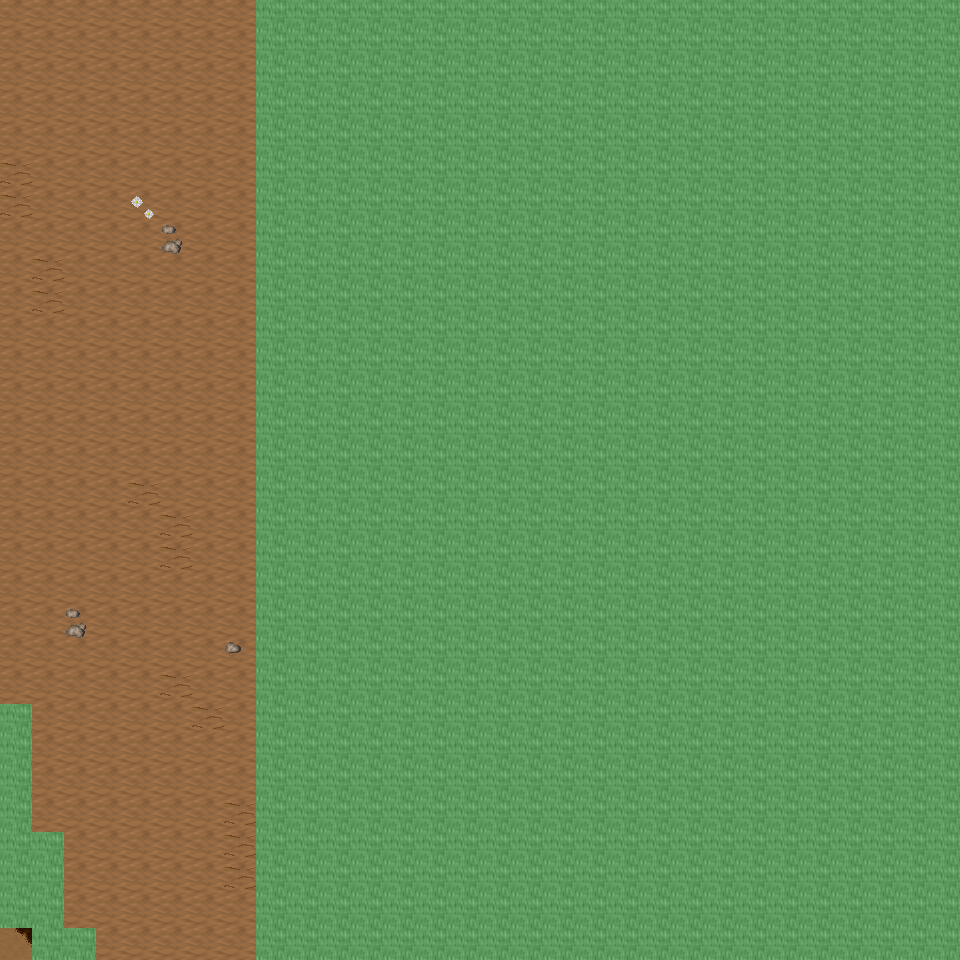

A level layout from a 2D game, rendered from its tile map. Below: a short description, then the map file with tile-grid data replaced by summaries:
An orthogonal 30x30 tile map with 32x32 px tiles, 6 tile layers (Ground, Object, Object2, Above, ...), 17 tilesets and 5 objects (5x mapchange).

<map version="1.0" orientation="orthogonal" renderorder="right-down" width="30" height="30" tilewidth="32" tileheight="32" nextobjectid="6">
  <tileset firstgid="1" name="tileset_ground_ground" tilewidth="32" tileheight="32" tilecount="33" columns="3">
    <image source="../drawable/tileset_ground_ground.png" width="96" height="352" />
  </tileset>
  <tileset firstgid="34" name="tileset_ground_rock_pebbles" tilewidth="32" tileheight="32" tilecount="3" columns="1">
    <image source="../drawable/tileset_ground_rock_pebbles.png" width="32" height="96" />
  </tileset>
  <tileset firstgid="37" name="tileset_ground_grass_edges" tilewidth="32" tileheight="32" tilecount="36" columns="12">
    <image source="../drawable/tileset_ground_grass_edges.png" width="384" height="96" />
  </tileset>
  <tileset firstgid="73" name="tileset_plant_flower_daisy_white" tilewidth="32" tileheight="32" tilecount="8" columns="2">
    <image source="../drawable/tileset_plant_flower_daisy_white.png" width="64" height="128" />
  </tileset>
  <tileset firstgid="81" name="tileset_ground_ridge_earth_dark" tilewidth="32" tileheight="32" tilecount="96" columns="12">
    <image source="../drawable/tileset_ground_ridge_earth_dark.png" width="384" height="256" />
  </tileset>
  <tileset firstgid="177" name="tileset_plant_grasses" tilewidth="32" tileheight="32" tilecount="6" columns="3">
    <image source="../drawable/tileset_plant_grasses.png" width="96" height="64" />
  </tileset>
  <tileset firstgid="183" name="tileset_ground_earth_edges" tilewidth="32" tileheight="32" tilecount="18" columns="6">
    <image source="../drawable/tileset_ground_earth_edges.png" width="192" height="96" />
  </tileset>
  <tileset firstgid="201" name="tileset_ground_pothole" tilewidth="32" tileheight="32" tilecount="4" columns="4">
    <image source="../drawable/tileset_ground_pothole.png" width="128" height="32" />
  </tileset>
  <tileset firstgid="205" name="tileset_item_statue_green_stone_3" tilewidth="32" tileheight="32" tilecount="3" columns="1">
    <image source="../drawable/tileset_item_statue_green_stone_3.png" width="32" height="96" />
  </tileset>
  <tileset firstgid="208" name="tileset_ground_rock_rocks_2" tilewidth="32" tileheight="32" tilecount="4" columns="2">
    <image source="../drawable/tileset_ground_rock_rocks_2.png" width="64" height="64" />
  </tileset>
  <tileset firstgid="212" name="tileset_logic_collision" tilewidth="32" tileheight="32" tilecount="1" columns="1">
    <image source="../drawable/tileset_logic_collision.png" width="32" height="32" />
  </tileset>
  <tileset firstgid="213" name="tileset_plant_tree_taller_trees" tilewidth="32" tileheight="32" tilecount="32" columns="8">
    <image source="../drawable/tileset_plant_tree_taller_trees.png" width="256" height="128" />
  </tileset>
  <tileset firstgid="245" name="tileset_plant_tree_spruce" tilewidth="32" tileheight="32" tilecount="6" columns="2">
    <image source="../drawable/tileset_plant_tree_spruce.png" width="64" height="96" />
  </tileset>
  <tileset firstgid="251" name="tileset_plant_bush_bush_mult_colored" tilewidth="32" tileheight="32" tilecount="6" columns="3">
    <image source="../drawable/tileset_plant_bush_bush_mult_colored.png" width="96" height="64" />
  </tileset>
  <tileset firstgid="257" name="tileset_plant_tree_pine_tree" tilewidth="32" tileheight="32" tilecount="20" columns="4">
    <image source="../drawable/tileset_plant_tree_pine_tree.png" width="128" height="160" />
  </tileset>
  <tileset firstgid="277" name="tileset_plant_tree_pine_tree_1" tilewidth="32" tileheight="32" tilecount="20" columns="4">
    <image source="../drawable/tileset_plant_tree_pine_tree_1.png" width="128" height="160" />
  </tileset>
  <tileset firstgid="297" name="tileset_building_wizards_tower" tilewidth="32" tileheight="32" tilecount="252" columns="9">
    <image source="../drawable/tileset_building_wizards_tower.png" width="288" height="896" />
  </tileset>
  <layer name="Ground" width="30" height="30">
    <data>[900 cells, 900 non-empty, 2 distinct tile ids]</data>
  </layer>
  <layer name="Object" width="30" height="30">
    <data>[900 cells, 127 non-empty, 10 distinct tile ids]</data>
  </layer>
  <layer name="Object2" width="30" height="30">
    <data>[900 cells, 0 non-empty, 0 distinct tile ids]</data>
  </layer>
  <layer name="Above" width="30" height="30">
    <data>[900 cells, 0 non-empty, 0 distinct tile ids]</data>
  </layer>
  <layer name="Above2" width="30" height="30">
    <data>[900 cells, 0 non-empty, 0 distinct tile ids]</data>
  </layer>
  <layer name="Walkable" width="30" height="30">
    <data>[900 cells, 672 non-empty, 1 distinct tile ids]</data>
  </layer>
  <objectgroup name="MapEvents">
    <object id="1" name="north" type="mapchange" x="0" y="0" width="256" height="32">
      <properties>
        <property name="map" value="0_ados_mountain_n2_w2_x3_y1" />
        <property name="place" value="south" />
      </properties>
    </object>
    <object id="2" name="south" type="mapchange" x="0" y="928" width="32" height="32">
      <properties>
        <property name="map" value="0_ados_mountain_n2_w2_x3_y3" />
        <property name="place" value="north" />
      </properties>
    </object>
    <object id="3" name="south2" type="mapchange" x="96" y="928" width="160" height="32">
      <properties>
        <property name="map" value="0_ados_mountain_n2_w2_x3_y3" />
        <property name="place" value="north2" />
      </properties>
    </object>
    <object id="4" name="west" type="mapchange" x="0" y="0" width="32" height="704">
      <properties>
        <property name="map" value="0_ados_mountain_n2_w2_x2_y2" />
        <property name="place" value="east" />
      </properties>
    </object>
    <object id="5" name="west2" type="mapchange" x="0" y="928" width="32" height="32">
      <properties>
        <property name="map" value="0_ados_mountain_n2_w2_x2_y2" />
        <property name="place" value="east2" />
      </properties>
    </object>
  </objectgroup>
</map>
